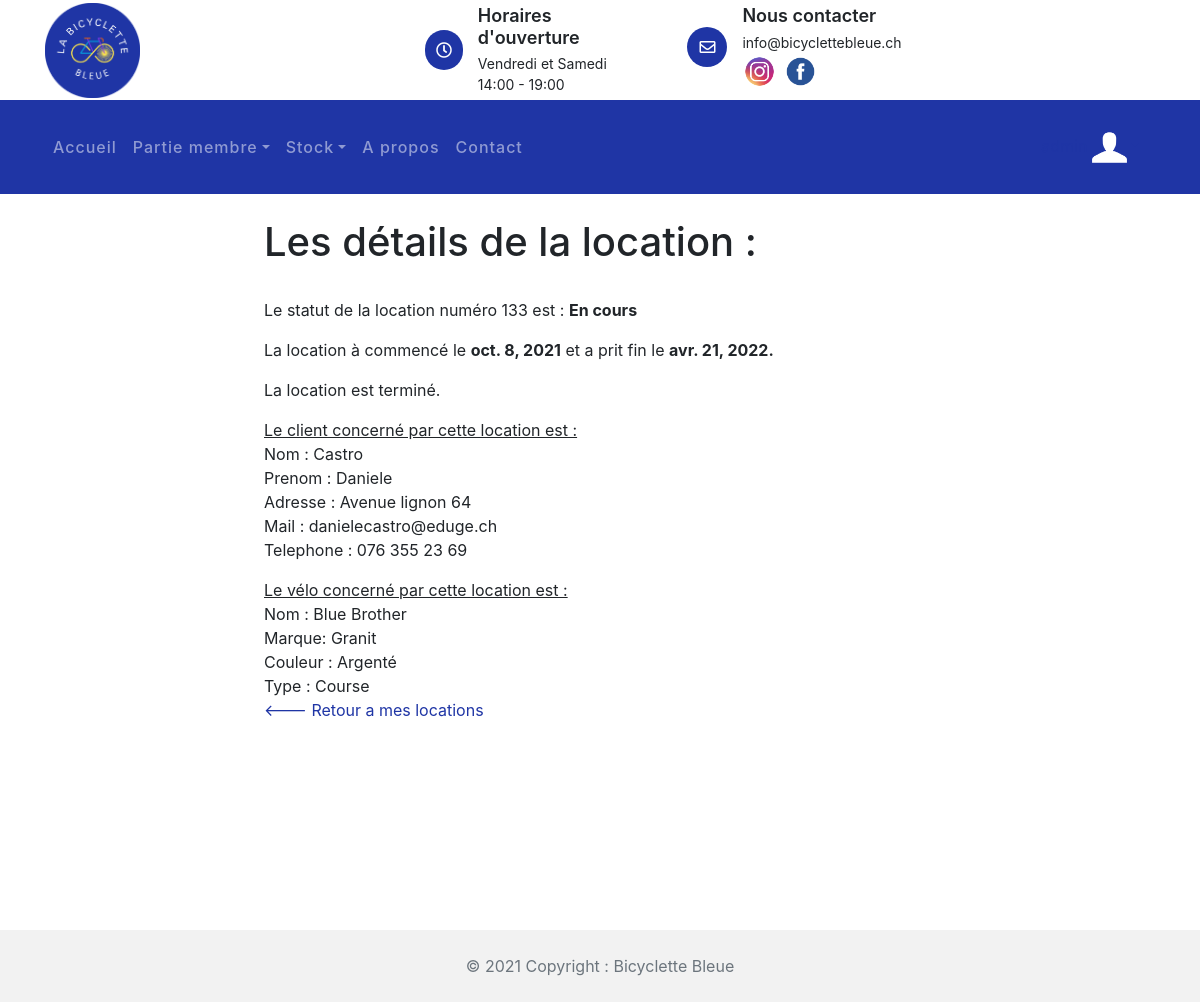
The app's page /location/detailsLocation/133 (signed in) with its own data.
### statistique/models.py (models this page shows, shortened)
class Location(models.Model):
    STAUT_CHOICES = [
        ('En cours', 'En cours'),
        ('Annulé', 'Annulé'),
        ('Demande de diminution', 'Demande de diminution'),
        ('Demande de prolongation', 'Demande de prolongation'),
        ('En attente', 'En attente'),
        ('Terminé', 'Terminé'),]
    loc_id = models.AutoField(db_column='LOC_ID', primary_key = True)  #Field name made lowercase.
    loc_statut = models.CharField(db_column='LOC_STATUT', blank=True, null=True, max_length=30,choices=STAUT_CHOICES, default='En cours')  # Field name made lowercase.
    loc_client = models.ForeignKey(Client, on_delete=models.CASCADE)  #Field name made lowercase.
    loc_num = models.IntegerField(db_column='LOC_NUM', blank=False)
    date_modifier = models.DateField(blank=True)
    class Meta:
        managed = False
        db_table = 'Location'

class Client(models.Model):
    cli_id = models.AutoField(db_column='CLI_ID', primary_key=True)  # Field name made lowercase.
    cli_nom = models.CharField(db_column='CLI_NOM', blank=True, null=True, max_length=100)  # Field name made lowercase.
    cli_prenom = models.CharField(db_column='CLI_PRENOM', blank=True, null=True, max_length=100)  # Field name made lowercase.
    cli_adresseposte = models.CharField(db_column='CLI_ADRESSEPOSTE', blank=True, null=True, max_length=100)  # Field name made lowercase.
    cli_date_naissance = models.DateField()  # Field name made lowercase.
    cli_mail = models.CharField(db_column='CLI_MAIL', blank=True, null=True, max_length=100)  # Field name made lowercase.
    cli_tel = models.CharField(db_column='CLI_TEl', blank=True, null=True, max_length=100)  # Field name made lowercase.
    cli_membre = models.CharField(db_column='CLI_MEMBRE', blank=True, null=True, max_length=100)  # Field name made lowercase.
    cli_date_debut = models.DateField()  # Field name made lowercase.
    cli_date_fin = models.DateField()  # Field name made lowercase.
    class Meta:
        managed = False
        db_table = 'Client'

class Velo(models.Model):
    vel_id = models.AutoField(db_column='VEL_ID', primary_key = True)  # Field name made lowercase.
    vel_num_cadre = models.IntegerField(db_column='VEL_NUM_CADRE', blank=True, null=True)  # Field name made lowercase.
    vel_nom = models.TextField(db_column='VEL_NOM', blank=True, null=True)  # Field name made lowercase.
    vel_marque = models.TextField(db_column='VEL_MARQUE', blank=True, null=True)  # Field name made lowercase.
    vel_couleur = models.TextField(db_column='VEL_COULEUR', blank=True, null=True)  # Field name made lowercase.
    vel_type = models.TextField(db_column='VEL_TYPE', blank=True, null=True)  # Field name made lowercase.
    vel_photo = models.TextField(db_column='VEL_PHOTO', blank=True, null=True)  # Field name made lowercase.
    vel_statut = models.TextField(db_column='VEL_STATUT', blank=True, null=True)  # Field name made lowercase.
    vel_etat = models.TextField(db_column='VEL_ETAT', blank=True, null=True)  # Field name made lowercase.
    vel_remarque = models.TextField(db_column='VEL_REMARQUE', blank=True, null=True)  # Field name made lowercase.
    class Meta:
        managed = False
        db_table = 'Velo'

### location/views.py (the view)
# urls.py: path('detailsLocation/<int:id>', views.detailsLocationClient, name='detailsLocationClient'),
@login_required(login_url='/compte/login')
def detailsLocationClient(request, id):
    locationvelo = Location_Velo.objects.get(id=id)
    messageDescriptionVelo = f"Il n'y a pas de remarque"
    if locationvelo.lv_vel_id.vel_remarque != "" :
        messageDescriptionVelo = locationvelo.lv_vel_id.vel_remarque
    date =datetime.date.today()
    locations = []
    locationAll = Location_Velo.objects.all()
    messageErreur = ""
    for loc in locationAll:
        if request.user.id == str(loc.lv_loc_id.loc_client.cli_id) and loc.lv_loc_id.loc_statut == "En cours":
            locations.append(loc)
    nbLocationEnCours = len(locations)
    if nbLocationEnCours >= 3:
        messageErreur = "Vous ne pouvez pas avoir plus de 3 location en cours."
    context = {
        'locationvelo' : locationvelo,
        'messageDescriptionVelo' : messageDescriptionVelo,
        'date': date,
        'nbLocationEnCours' : nbLocationEnCours,
        'messageErreur' : messageErreur
    }
    return render(request, 'location/detailsLocationClient.html', context)

### location/models.py (called while the page is built)
    def termine(self):
        return (date.today() - self.date_fin).days >= 0

### location/templates/location/detailsLocationClient.html
{% extends 'template_base.html' %}
{% load static %}
{% block contenu %}
        <link href="{% static 'css/bootstrap.min.css' %}" rel="stylesheet">
        <link href="{% static 'lib/flaticon/font/flaticon.css' %}" rel="stylesheet">
        <link href="{% static 'lib/animate/animate.min.css' %}" rel="stylesheet">
        <link href="{% static 'lib/owlcarousel/assets/owl.carousel.min.css' %}" rel="stylesheet">
    <br>
    <h1 class="detailLocation"> Les détails de la location :</h1>
    <br>
    <div class="detailLocation">
        <p>Le statut de la location numéro {{ locationvelo.lv_loc_id.loc_id }} est :  <b>{{ locationvelo.lv_loc_id.loc_statut }}</b></p>
        {% if not locationvelo.termine %}
        <p>La location à commencé le <b>{{ locationvelo.date_debut }}</b> et prends fin le <b>{{ locationvelo.date_fin}}.</b></p>
        <p>La location se termine dans {{locationvelo.date_fin|timeuntil:date}}.</p>
        {% else %}
        <p>La location à commencé le <b>{{ locationvelo.date_debut }}</b> et a prit fin le <b>{{ locationvelo.date_fin}}.</b></p>
        <p>La location est terminé.</p>
        {% endif %}
        <p><u>Le client concerné par cette location est :</u><br>
        Nom : {{ locationvelo.lv_loc_id.loc_client.cli_nom }} <br>
        Prenom : {{ locationvelo.lv_loc_id.loc_client.cli_prenom }} <br>
        Adresse : {{ locationvelo.lv_loc_id.loc_client.cli_adresseposte }} <br>
        Mail : {{ locationvelo.lv_loc_id.loc_client.cli_mail }} <br>
        Telephone : {{ locationvelo.lv_loc_id.loc_client.cli_tel }} </p>
        <p><u>Le vélo concerné par cette location est :</u><br>
        Nom : {{ locationvelo.lv_vel_id.vel_nom }} <br>
        Marque: {{ locationvelo.lv_vel_id.vel_marque}} <br>
        Couleur : {{ locationvelo.lv_vel_id.vel_couleur }} <br>
        Type : {{ locationvelo.lv_vel_id.vel_type }} <br>
        <a href="{% url 'location:locationClient' request.user.id %}"> <--- Retour a mes locations </a>
    </div>
{% endblock contenu %}

### accueil/static/css/style.css (style rules this page uses)
.detailLocation { margin-left: 22%; }
body { color: #444444; font-weight: 400; background: #ffffff; font-family: 'Barlow', sans-serif; }
h1, h2, h3, h4, h5, h6 { color: #1F35A5; }
a { color: #1F35A5; transition: .3s; }

### records on screen
Location: lv_loc_id.loc_id "133", lv_loc_id.loc_statut "En cours"
Client: lv_loc_id.loc_client.cli_nom "Castro", lv_loc_id.loc_client.cli_prenom "Daniele", lv_loc_id.loc_client.cli_adresseposte "Avenue lignon 64", lv_loc_id.loc_client.cli_mail "danielecastro@eduge.ch", lv_loc_id.loc_client.cli_tel "076 355 23 69"
Velo: lv_vel_id.vel_nom "Blue Brother", lv_vel_id.vel_marque "Granit", lv_vel_id.vel_couleur "Argenté", lv_vel_id.vel_type "Course"

### other values on screen
{{ locationvelo.date_debut }} "oct. 8, 2021"
{{ locationvelo.date_fin }} "avr. 21, 2022"
